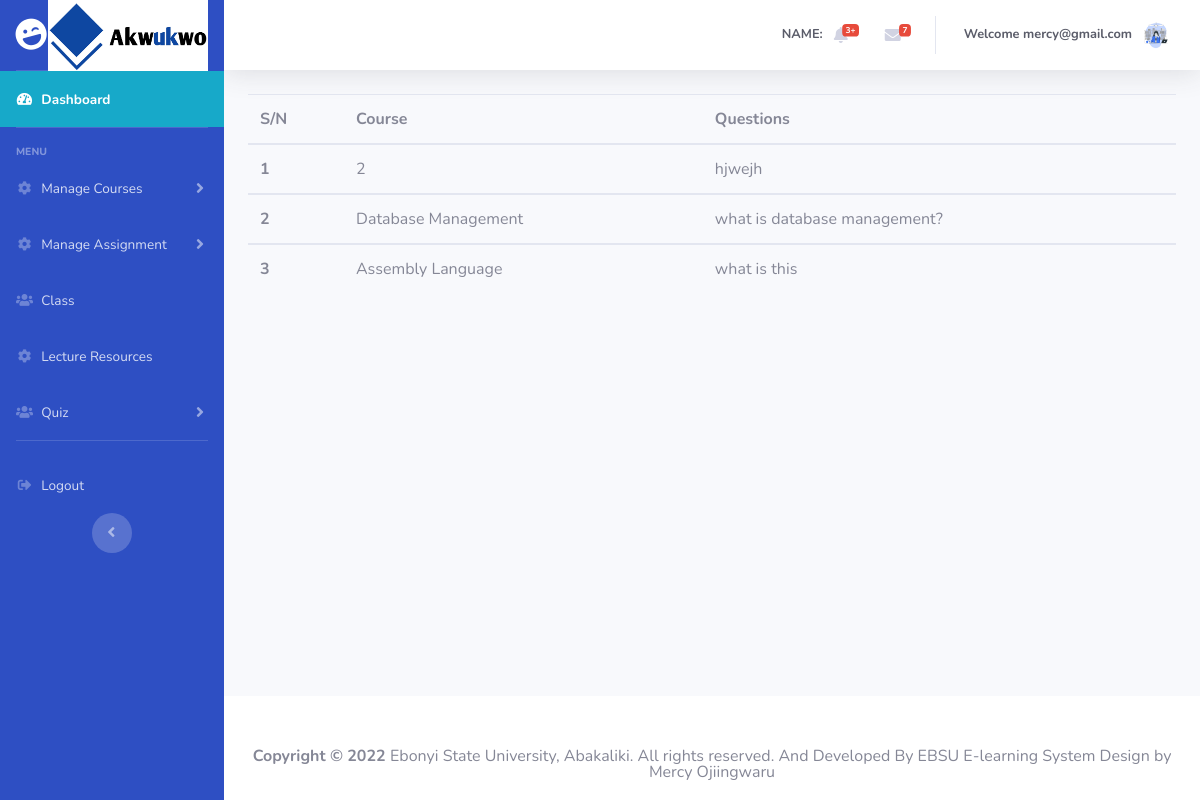
Page /students/viewassignment.php (signed in) on the committed database.
### tables this page shows
CREATE TABLE `assignment` (
  `id` int(10) NOT NULL,
  `lecturerid` int(10) NOT NULL,
  `coursetitle` varchar(40) NOT NULL,
  `coursecode` varchar(10) NOT NULL,
  `assignment` text NOT NULL,
  `date` varchar(20) NOT NULL
);

### server/classes/dbconnection.php (called while the page is built, shortened)
<?php
class DbConnection {
	private $host = "localhost";
	private $dbname = "e-learning";
	private $username = "root";
	private $password = "";
	public function __construct() {
		try {
			$this->connection =
			new PDO('mysql:host=' . $this->host . ';dbname=' . $this->dbname, $this->username, $this->password);
		} catch(PDOException $ex) {
			echo $ex->getMessage();
		}
	}
}
?>

### server/classes/fetchData.php (called while the page is built, shortened)
<?php
require_once('dbconnection.php');
class fetchData extends DbConnection
{
    public function displayAssignmentToStudent()
    {
        $sql = "SELECT * FROM assignment ORDER BY id";
        $qry = $this->connection->prepare($sql);
        $exec = $qry->execute(array());
        if ($qry->errorCode() == 0) {
            if ($qry->rowCount() > 0) {
                return $qry->fetchAll(PDO::FETCH_ASSOC);
            } else {
                return 0;
            }
        } else {
            return array('status' => 0, 'message' => $qry->errorInfo());
        }
    }
}

### students/viewassignment.php (the view)
<?php
	require_once 'header.php';
  require_once '../server/classes/fetchData.php';
  $fetchData = new fetchData;
?>
        <div class="container-fluid">
          <div>
          <table class="table table-hover">
                  <thead>
                      <tr>
                        <th scope="col">S/N</th>
                        <th scope="col">Course</th>
                        <th scope="col">Questions</th>
                      </tr>
                  </thead>
                  <?php
                      $fetchResponse = $fetchData->displayAssignmentToStudent();
                      if(is_array($fetchResponse)){
                        if(isset($fetchResponse['status'])){
                            '<div class="alert alert-danger">'.print_r($fetchResponse['message']).'</div>';
                        }else {
                          $count = 1;
                          foreach($fetchResponse as $row){
                    ?>
                  <tbody>
                    <tr>
                      <th scope="row"><?php echo $count; ?></th>
                      <td name="cos[]"><?php echo $row['coursetitle']?></td>
                      <td name="cos[]"><?php echo $row['assignment']?></td>
                    </tr>
                  </tbody>
                  <?php
                      $count+=1;
                    }}}?>
              </table>
          </div>
        </div>
      </div>
<?php
	require_once 'footer.php';
?>

### assets/css/style.css (style rules this page uses)
* { margin:0; padding: 0; box-sizing: border-box; }

### rows in the picture
assignment: coursetitle "2", assignment "hjwejh"
assignment: coursetitle "Database Management", assignment "what is database management?"
assignment: coursetitle "Assembly Language", assignment "what is this"

### other values in the picture
$_SESSION['email'] "mercy@gmail.com"
FULL_NAME "EBSU E-learning System"
DEVELOPERNAME "Mercy Ojiingwaru"
